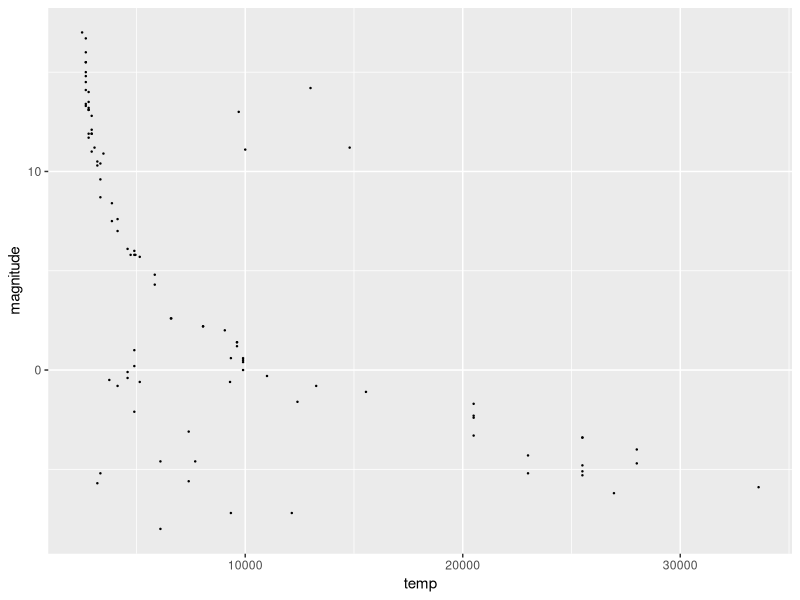

This figure's R source:
library(tidyverse)
library(dslabs)
data(stars)
options(digits = 3)



stars %>% arrange(magnitude)

stars %>% filter(!is.na(temp) & !is.na(magnitude)) %>% 
  ggplot(aes(temp,magnitude))+geom_point(size=0.2)
